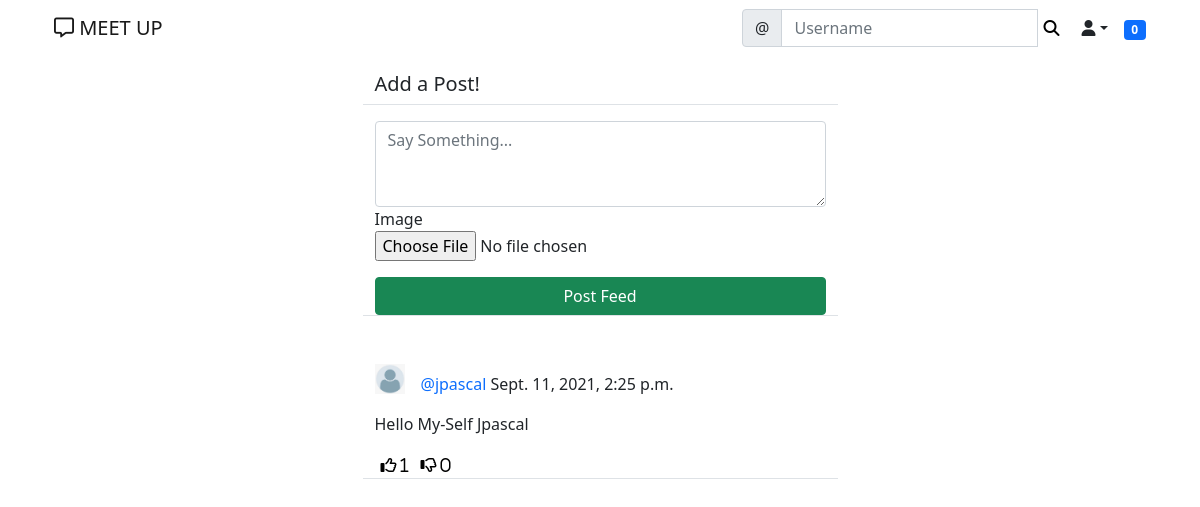
The app's page /meet/ (signed in), older data.
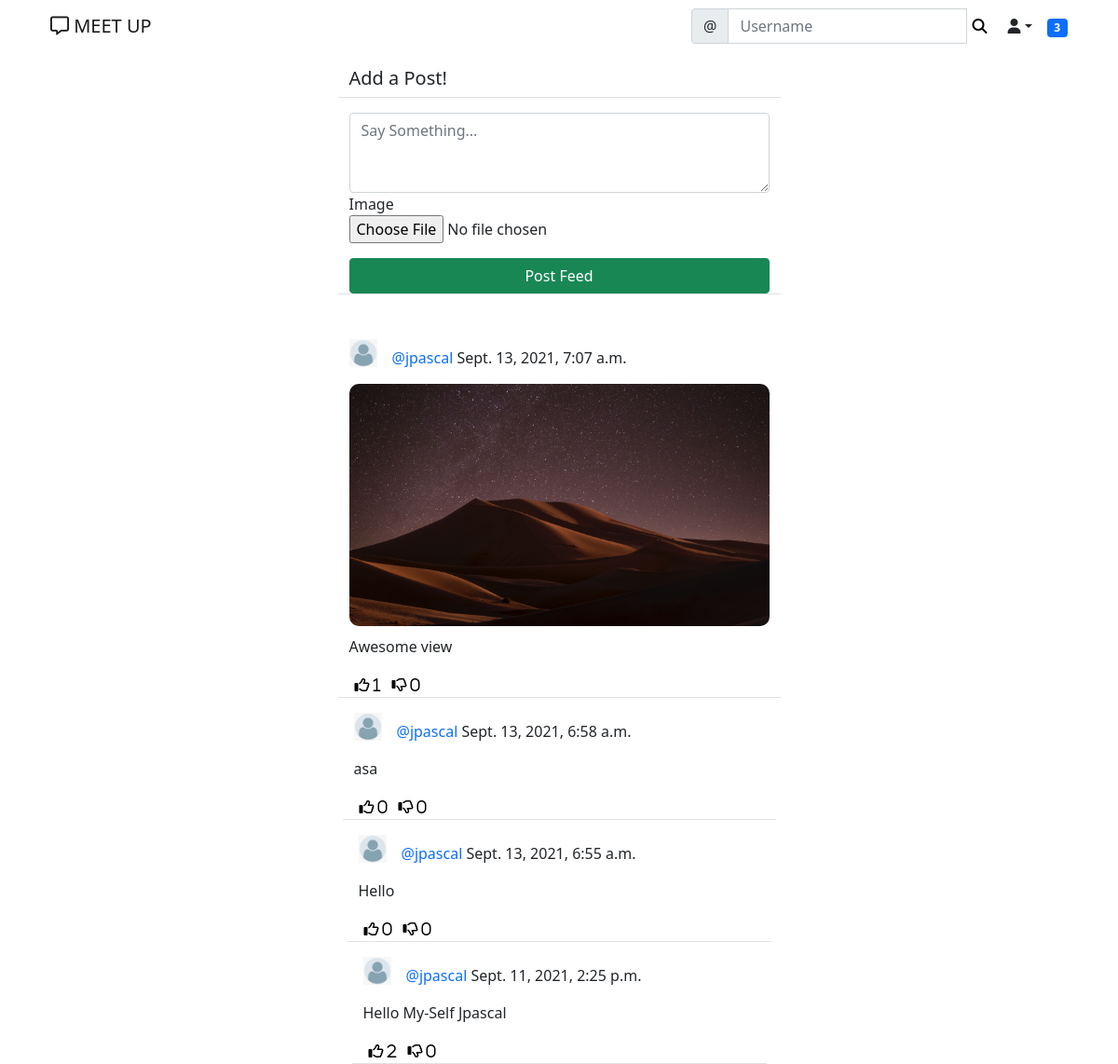
The same page, newer data.
### meet/models.py (models this page shows)
class Post(models.Model):
    body = models.TextField()
    image = models.ImageField(upload_to='uploads/post_photos', blank=True, null=True)
    created_on = models.DateTimeField(default=timezone.now)
    author = models.ForeignKey(User, on_delete=models.CASCADE)
    likes = models.ManyToManyField(User, blank=True, related_name='likes')
    dislikes = models.ManyToManyField(User, blank=True, related_name='dislikes')

class UserProfile(models.Model):
	user = models.OneToOneField(User, primary_key=True, verbose_name='user', related_name='profile', on_delete=models.CASCADE)
	name = models.CharField(max_length=30, blank=True, null=True)
	bio = models.TextField(max_length=500, blank=True, null=True)
	interest = models.CharField(max_length=100, blank=True, null=True)
	birth_date =models.DateField(null=True, blank=True)
	location = models.CharField(max_length=100, blank=True, null=True)
	picture = models.ImageField(upload_to='uploads/profile_pictures', default='uploads/profile_pictures/default.png', blank=True)
	followers = models.ManyToManyField(User, blank=True, related_name='followers')

### meet/views.py (the view, shortened to what this page needs)
# urls.py: path('', PostListView.as_view(), name='post_list'),
class PostListView(LoginRequiredMixin, View):
    def get(self, request, *args, **kwargs):
        logged_in_user = request.user
        posts = Post.objects.filter(
            author__profile__followers__in=[logged_in_user.id]
        ).order_by('-created_on')
        form = PostForm()
        context = {
            'post_list': posts,
            'form' : form,
        }
        return render(request, 'meet/post_list.html', context)

### meet/forms.py
class PostForm(forms.ModelForm):
    body = forms.CharField(
        label='',
        widget=forms.Textarea(
            attrs={'rows': '3',
                   'placeholder': 'Say Something...'}
        ))
    image = forms.ImageField(required=False)
    class Meta:
        model = Post
        fields = ['body', 'image']

### landing/templatetags/custom_tags.py (called while the page is built)
@register.inclusion_tag('meet/show_notifications.html', takes_context=True)
def show_notifications(context):
	request_user = context['request'].user
	notifications = Notification.objects.filter(to_user=request_user).exclude(user_has_seen=True).order_by('-date')
	return {'notifications': notifications}

### meet/templates/meet/post_list.html (shortened to what this page needs)
{% extends 'landing/base.html' %}
{% load crispy_forms_tags %}
{% block content %}
<div class="container">
    <div class="row justify-content-center mt-3 ">
        <div class="col-md-5 col-sm-12 border-bottom">
            <h5>Add a Post!</h5>
        </div>
    </div>
    <div class="row justify-content-center mt-3 mb-5 ">
        <div class="col-md-5 col-sm-12 border-bottom">
            <form method="POST" enctype="multipart/form-data">
                {{ form | crispy }}
                <div class="d-grid gap-2">
                    <button class="btn btn-success mt-3">Post Feed</button>
                </div>
            </form>
        </div>
    </div>
    {% for post in post_list %}
    <div class="row justify-content-center mt-3 ">
        <div class="col-md-5 col-sm-12 border-bottom position-relative">
            <div>
                <a href="{% url 'profile' post.author.profile.pk %}">
                    <img class="round-circle post-img" height="30" width="30" src="{{ post.author.profile.picture.url }}" />
                </a>
                <p class="post-text">
                    <a class="text-primary post-link" href="{% url 'profile' post.author.profile.pk %}">@{{ post.author }}</a> {{ post.created_on }}
                </p>
            </div>
            <div class="position-relative">
                {% if post.image %}
                  <img src="{{ post.image.url }}" class="post-image" />
                {% endif %}
                <p>{{ post.body }}</p>
            </div>
            <div class="d-flex flex-row">
                <form method="POST" action="{% url 'like' post.pk %}">
                    <button class="remove-default-btn" type="submit">
                        <i class="far fa-thumbs-up"> <span>{{ post.likes.all.count }}</span></i>
                    </button>
                </form>
                <form method="POST" action="{% url 'dislike' post.pk %}">
                    <button class="remove-default-btn" type="submit">
                        <i class="far fa-thumbs-down"> <span>{{ post.dislikes.all.count }}</span></i>
                    </button>
                </form>
        </div>
    </div>
    {% endfor %}
</div>
{% endblock content %}

Row changes from the older to the newer data that the page shows:
added Post: author.profile.picture (placeholder picture), author "jpascal", created_on "Sept. 13, 2021, 7:07 a.m.", image (picture), body "Awesome view", likes.all.count "1", dislikes.all.count "0"
added Post: author.profile.picture (placeholder picture), author "jpascal", created_on "Sept. 13, 2021, 6:58 a.m.", body "asa", likes.all.count "0", dislikes.all.count "0"
added Post: author.profile.picture (placeholder picture), author "jpascal", created_on "Sept. 13, 2021, 6:55 a.m.", body "Hello", likes.all.count "0", dislikes.all.count "0"
computed for Post "Sept. 11, 2021, 2:25 p.m.": likes.all.count "1" → "2"
Text that changed along with them:
{{ notifications.count }}: "0" → "3"
